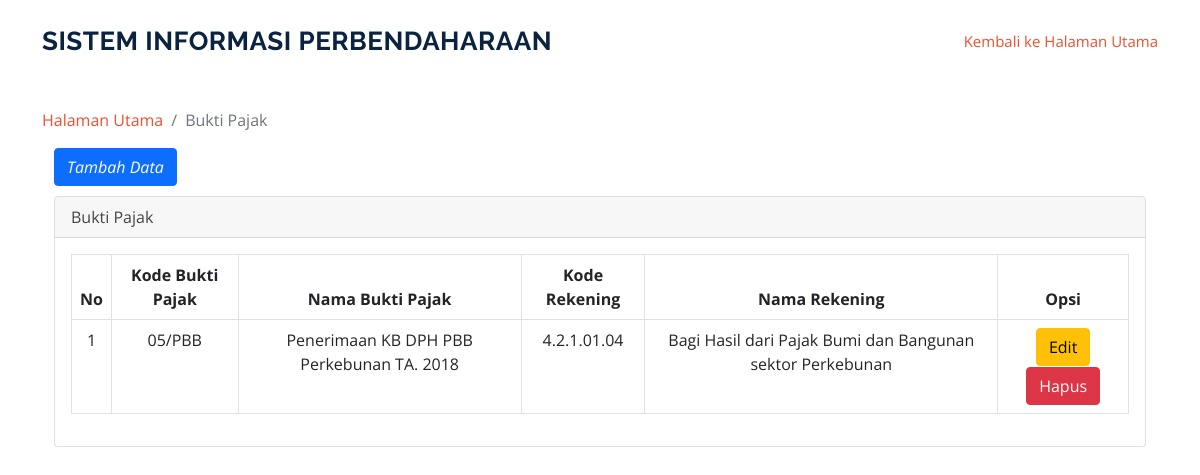
Before: /index.php/buktipajak with the older database file.
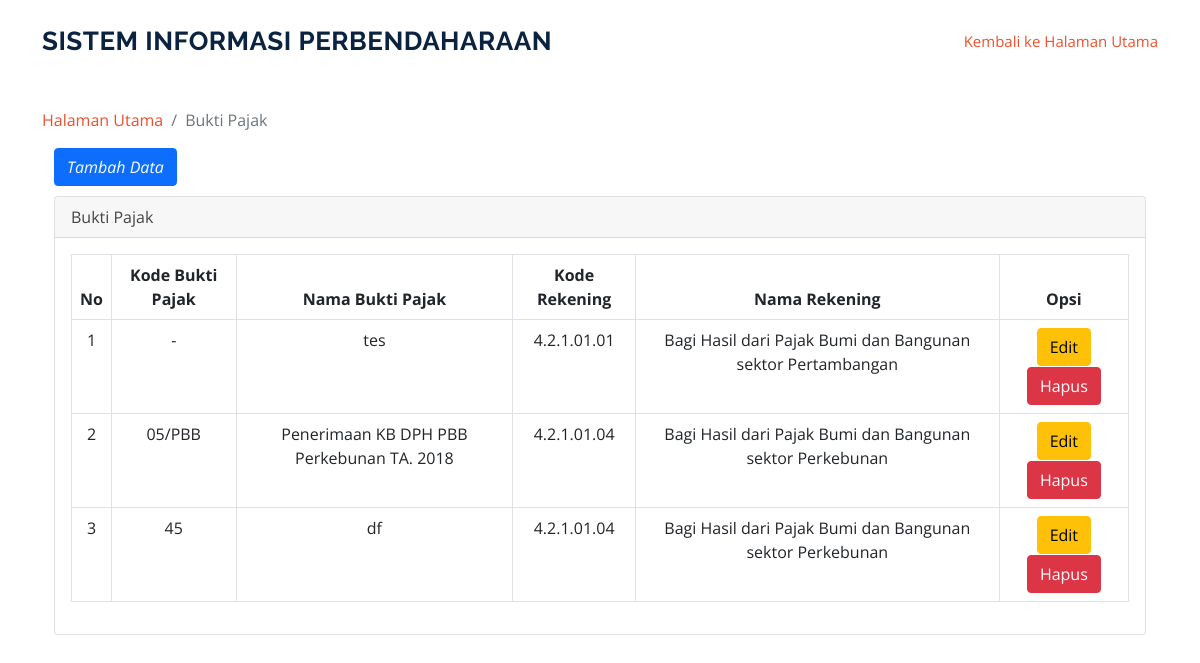
After: the same page with the newer database file.
### tables this page shows
CREATE TABLE `tbl_buktipajak` (
  `kode_buktipajak` varchar(25) NOT NULL,
  `nama_buktipajak` varchar(100) NOT NULL,
  `kode_rekening` varchar(25) NOT NULL
);

CREATE TABLE `tbl_rekening` (
  `kode_rekening` varchar(25) NOT NULL,
  `nama_rekening` varchar(100) NOT NULL
);

### application/controllers/Buktipajak.php (called while the page is built, shortened)
<?php
class Buktipajak extends CI_Controller {
	public function __construct()
    {
       $this->load->model('model_buktipajak');
    }
	function index()
	{
        $data['content'] = $this->model_buktipajak->GetBuktiPajak();
        $this->load->view('buktipajak/buktipajak', $data);
	}
}

### index.php (called while the page is built, shortened)
<?php
require_once BASEPATH.'core/CodeIgniter.php';

### application/models/Model_buktipajak.php (called while the page is built, shortened)
<?php if ( ! defined('BASEPATH')) exit('No direct script access allowed');
class Model_buktipajak extends CI_Model {
	function GetBuktiPajak()
    {
        $this->db->order_by('kode_buktipajak', 'ASC');
        return $this->db->from('tbl_buktipajak')
          ->join('tbl_rekening','tbl_rekening.kode_rekening=tbl_buktipajak.kode_rekening')
          ->get()
          ->result();
    }
}

### application/views/buktipajak/buktipajak.php (the view, shortened to what this page needs)
</head>
<section id_buktipajak="services" class="services">
      <div class="container">
      <ol class="breadcrumb" >
        <li class="breadcrumb-item">
          <a href="<?php echo base_url('user/index')?>">Halaman Utama</a>
        </li>
        <li class="breadcrumb-item active">Bukti Pajak</li>
      </ol>
      <div class="container">
      <a href="<?php echo base_url('buktipajak/menambahdatabuktipajak')?>" class="btn btn-primary" style="margin-bottom: 10px;"><i class="fa fa-plus">Tambah Data</a></i>
  <div class="card mb-3">
        <div class="card-header">
          <i class="fa fa-table"></i>Bukti Pajak</div>
        <div class="card-body">
          <div class="table-responsive">
            <table class="table table-bordered" id="dataTable" width="100%" cellspacing="0">
              <thead>
                <tr class="text-center">
                  <th>No</th>
                  <th>Kode Bukti Pajak</th>
                  <th>Nama Bukti Pajak</th>
                  <th>Kode Rekening</th>
                  <th>Nama Rekening</th>
                  <th>Opsi</th>
                </tr>
              </thead>
            <tbody  class="text-center">
                <tr>
                <?php
                  $i = 1;
                  foreach ($content as $data) : ?>
                  <td><?= $i ?></td>
                  <td><?= $data->kode_buktipajak?></td>
                  <td><?= $data->nama_buktipajak ?></td>
                  <td><?= $data->kode_rekening ?></td>
                  <td><?= $data->nama_rekening ?></td>
                  <td>
                    <a href="<?php echo base_url()?>buktipajak/updatedatabuktipajak/<?php echo $data->kode_buktipajak; ?>" class="btn btn-warning" style="margin-bottom: 1px;">Edit<i class="fa fa-tag"></i></a>
                    <a href="<?php echo base_url()?>buktipajak/action_deletedatabuktipajak/<?php echo $data->kode_buktipajak; ?>" onclick="return confirm('Apakah anda yakin?');" class="btn btn-danger">Hapus<i class="fa fa-trash"></i></a>
                  </td>
                </tr>
                    <?php
                      $i++;
                    endforeach;
                  ?>
              </tbody>
            </table>
          </div>
        </div>
      </div>
    </div>
  </div>

Changed rows visible on the page:
added tbl_buktipajak: kode_buktipajak "-", nama_buktipajak "tes", kode_rekening.kode_rekening "4.2.1.01.01", kode_rekening.nama_rekening "Bagi Hasil dari Pajak Bumi dan Bangunan sektor Pertambangan"
added tbl_buktipajak: kode_buktipajak "45", nama_buktipajak "df", kode_rekening.kode_rekening "4.2.1.01.04", kode_rekening.nama_rekening "Bagi Hasil dari Pajak Bumi dan Bangunan sektor Perkebunan"
